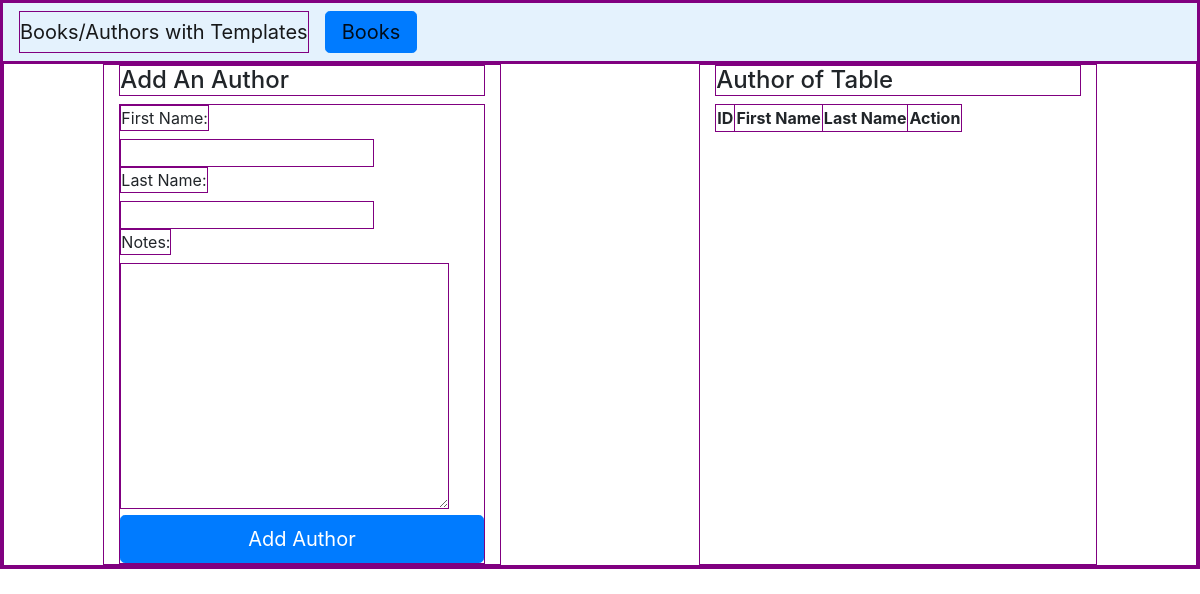
Page /books/authorpage on the earlier database version.
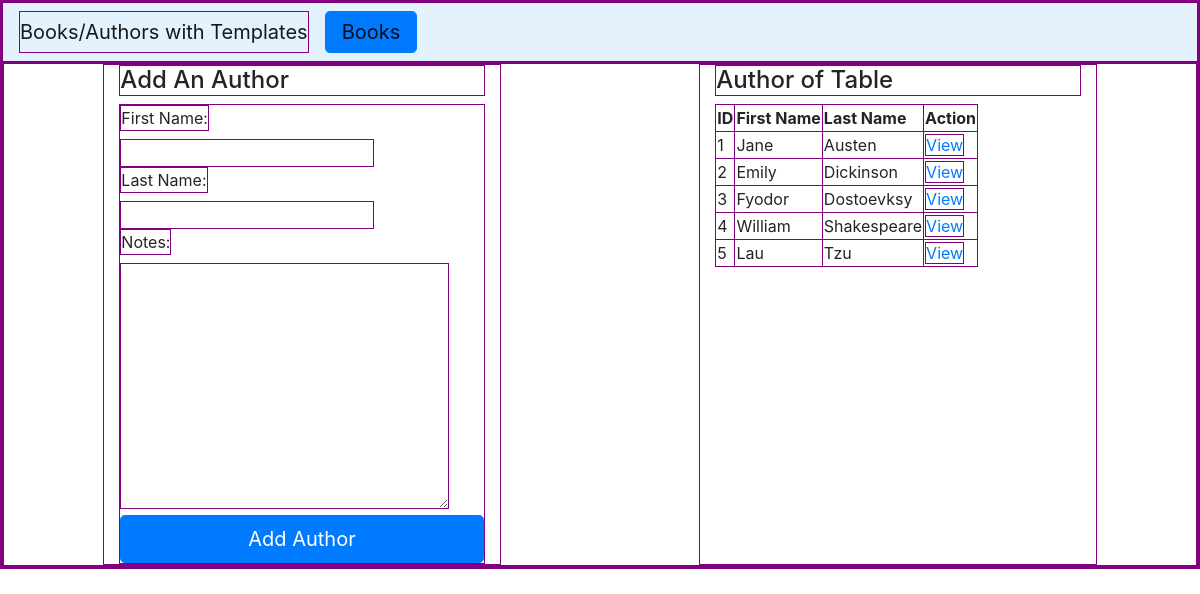
Same page on the later database version.
### booksAuthorApp/models.py (models this page shows, shortened)
class authors(models.Model):
    first_name = models.CharField(max_length=45)
    last_name = models.CharField(max_length=45)
    books = models.ManyToManyField(books, related_name="Authors")
    notes = models.CharField(max_length=45)
    created_at = models.DateTimeField(auto_now_add=True)
    update_at = models.DateTimeField(auto_now=True)

### booksAuthorApp/views.py (the view)
# urls.py: path('authorpage', views.authorpage),
def authorpage(request):
    context = {
        "books": books.objects.all(),
        "authors": authors.objects.all()
    }
    return render(request, "authors.html", context)

### booksAuthorApp/templates/authors.html (shortened to what this page needs)
<!DOCTYPE html>
<html lang="en">
<head>
    {% load static %}
    <link rel="stylesheet" href="{% static 'css/bootstrap.css' %}">
</head>
<nav class="navbar navbar-light justify-content-start" style="background-color: #e4f2fd;">
    <a class="navbar-brand" href="#">Books/Authors with Templates</a>
    <a class="navbar-brand btn btn-primary btn-lg" href="/books">Books</a>
  </nav>
<body>
    <div class="container-fluid">
        <div class="row justify-content-around">
            <div class="col-4">
                <h4>Add An Author</h4>
                <form action="addAuthor" method="POST">
                    <label for="formFirstName">First Name:</label><br>
                    <input type="text" name="formFirstName" id=""><br>
                    <label for="formLastName">Last Name:</label><br>
                    <input type="text" name="formLastName" id=""><br>
                    <label for="formNotes">Notes:</label><br>
                    <textarea name="formNotes" id="" cols="30" rows="10"></textarea>
                    <button class="btn btn-primary btn-lg btn-block" type="submit">Add Author</button>
                </form>
            </div>
            <div class="col-4">
                <h4>Author of Table</h4>
                <table>
                    <thead>
                        <th>ID</th>
                        <th>First Name</th>
                        <th>Last Name</th>
                        <th>Action</th>
                    </thead>
                    <tbody>
                    {% for author in authors %}
                    <tr>
                        <td>{{author.id}}</td>
                        <td>{{author.first_name}}</td>
                        <td>{{author.last_name}}</td>
                        <td><a href="authorpage/{{author.id}}">View</a></td>
                    </tr>
                    {% endfor %}
                </tbody>
                </table>
            </div>
        </div>
    </div>
</body>
</html>

Differences in the rows shown:
added authors: id "1", first_name "Jane", last_name "Austen"
added authors: id "2", first_name "Emily", last_name "Dickinson"
added authors: id "3", first_name "Fyodor", last_name "Dostoevksy"
added authors: id "4", first_name "William", last_name "Shakespeare"
added authors: id "5", first_name "Lau", last_name "Tzu"
